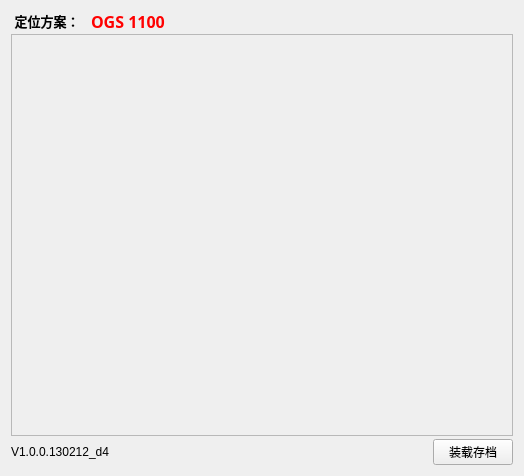
  <widget class="QWidget" name="layoutWidget">
   <property name="geometry">
    <rect>
     <x>2</x>
     <y>5</y>
     <width>504</width>
     <height>463</height>
    </rect>
   </property>
   <layout class="QVBoxLayout" name="verticalLayout_7">
    <property name="spacing">
     <number>3</number>
    </property>
    <item>
     <layout class="QHBoxLayout" name="horizontalLayout_16">
      <property name="spacing">
       <number>0</number>
      </property>
      <item>
       <widget class="QLabel" name="label_25">
        <property name="maximumSize">
         <size>
          <width>80</width>
          <height>16777215</height>
         </size>
        </property>
        <property name="font">
         <font>
          <pointsize>11</pointsize>
         </font>
        </property>
        <property name="text">
         <string>&lt;!DOCTYPE HTML PUBLIC &quot;-//W3C//DTD HTML 4.0//EN&quot; &quot;http://www.w3.org/TR/REC-html40/strict.dtd&quot;&gt;
&lt;html&gt;&lt;head&gt;&lt;meta name=&quot;qrichtext&quot; content=&quot;1&quot; /&gt;&lt;style type=&quot;text/css&quot;&gt;
p, li { white-space: pre-wrap; }
&lt;/style&gt;&lt;/head&gt;&lt;body style=&quot; font-family:'Sans'; font-size:11pt; font-weight:400; font-style:normal;&quot;&gt;
&lt;p style=&quot; margin-top:0px; margin-bottom:0px; margin-left:0px; margin-right:0px; -qt-block-indent:0; text-indent:0px;&quot;&gt;&lt;span style=&quot; font-size:10pt; font-weight:600;&quot;&gt; 定位方案：&lt;/span&gt;&lt;/p&gt;&lt;/body&gt;&lt;/html&gt;</string>
        </property>
       </widget>
      </item>
      <item>
       <widget class="QLabel" name="lb_project">
        <property name="minimumSize">
         <size>
          <width>150</width>
          <height>20</height>
         </size>
        </property>
        <property name="palette">
         <palette>
          <active>
           <colorrole role="WindowText">
            <brush brushstyle="SolidPattern">
             <color alpha="255">
              <red>255</red>
              <green>0</green>
              <blue>0</blue>
             </color>
            </brush>
           </colorrole>
          </active>
          <inactive>
           <colorrole role="WindowText">
            <brush brushstyle="SolidPattern">
             <color alpha="255">
              <red>255</red>
              <green>0</green>
              <blue>0</blue>
             </color>
            </brush>
           </colorrole>
          </inactive>
          <disabled>
           <colorrole role="WindowText">
            <brush brushstyle="SolidPattern">
             <color alpha="255">
              <red>118</red>
              <green>118</green>
              <blue>117</blue>
             </color>
            </brush>
           </colorrole>
          </disabled>
         </palette>
        </property>
        <property name="font">
         <font>
          <family>AR PL UKai CN</family>
          <pointsize>12</pointsize>
          <weight>75</weight>
          <bold>true</bold>
         </font>
        </property>
        <property name="text">
         <string>OGS 1100</string>
        </property>
       </widget>
      </item>
     </layout>
    </item>
    <item>
     <widget class="QFrame" name="markViewFrame">
      <property name="minimumSize">
       <size>
        <width>502</width>
        <height>402</height>
       </size>
      </property>
      <property name="maximumSize">
       <size>
        <width>502</width>
        <height>404</height>
       </size>
      </property>
      <property name="frameShape">
       <enum>QFrame::StyledPanel</enum>
      </property>
      <property name="frameShadow">
       <enum>QFrame::Plain</enum>
      </property>
      <property name="lineWidth">
       <number>0</number>
      </property>
      <widget class="QWidget" name="widgetMarkView" native="true">
       <property name="geometry">
        <rect>
         <x>0</x>
         <y>0</y>
         <width>500</width>
         <height>400</height>
        </rect>
       </property>
       <property name="minimumSize">
        <size>
         <width>500</width>
         <height>400</height>
        </size>
       </property>
       <property name="maximumSize">
        <size>
         <width>500</width>
         <height>400</height>
        </size>
       </property>
      </widget>
     </widget>
    </item>
    <item>
     <layout class="QHBoxLayout" name="horizontalLayout_22">
      <item>
       <widget class="QLabel" name="lb_version">
        <property name="text">
         <string>V1.0.0.130212_d4</string>
        </property>
       </widget>
      </item>
      <item>
       <spacer name="horizontalSpacer_11">
        <property name="orientation">
         <enum>Qt::Horizontal</enum>
        </property>
        <property name="sizeHint" stdset="0">
         <size>
          <width>10</width>
          <height>20</height>
         </size>
        </property>
       </spacer>
      </item>
      <item>
       <widget class="QPushButton" name="bt_load">
        <property name="maximumSize">
         <size>
          <width>16777215</width>
          <height>16777215</height>
         </size>
        </property>
        <property name="text">
         <string>装载存档</string>
        </property>
       </widget>
      </item>
     </layout>
    </item>
   </layout>
  </widget>
